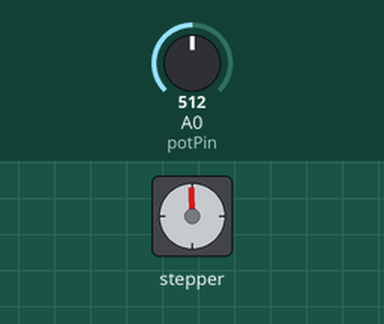
Recording of a sketch running on a simulated Arduino Uno, built with avr-gcc and run on an emulated ATmega328P. On the bench: stepper motor. Wiring (inferred from the names in the program): stepper motor driver (200 steps per turn assumed): step pin 13; direction pin 12. The inputs (shaded band) are chosen by the test bench; at power-on: A0 (potPin) = 512.

Above: at 0.15 s.
At 1.2 s:
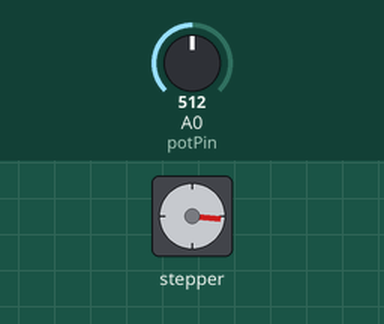
1.3 s: A0 (potPin) set to 0
At 1.66 s:
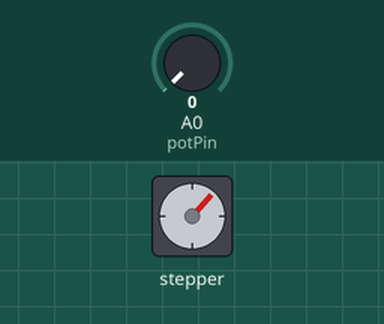
Timing chart, 0 to 19.3 s (numbered marks = the images above; inputs shaded):
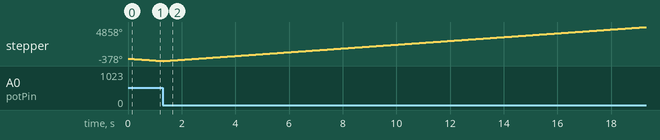

The sketch:

prueba.ino
```cpp
//simple A4988 connection
//jumper reset and sleep together
//connect  VDD to Arduino 3.3v or 5v
//connect  GND to Arduino GND (GND near VDD)
//connect  1A and 1B to stepper coil 1
//connect 2A and 2B to stepper coil 2
//connect VMOT to power source (9v battery + term)
//connect GRD to power source (9v battery - term)


int stp = 13;  //connect pin 13 to step
int dir = 12;  // connect pin 12 to dir
int a = 0;     //  gen counter
int potPin = 0;
int val = 0;

void setup()
{
 Serial.begin(115200);
  pinMode(stp, OUTPUT);
  pinMode(dir, OUTPUT);
}


void loop()
{
  val = analogRead(potPin);
val = map (val, 0, 1023, 0, 200);
  if (a <  val)  //sweep 200 step in dir 1
   {
    digitalWrite(stp, HIGH);
    delay(3);
    digitalWrite(stp, LOW);
    delay(3);
   }
  else
   {
    digitalWrite(dir, HIGH);
    val++;
    digitalWrite(stp, HIGH);
    delay(3);
    digitalWrite(stp, LOW);
    delay(3);


    }

}
```
